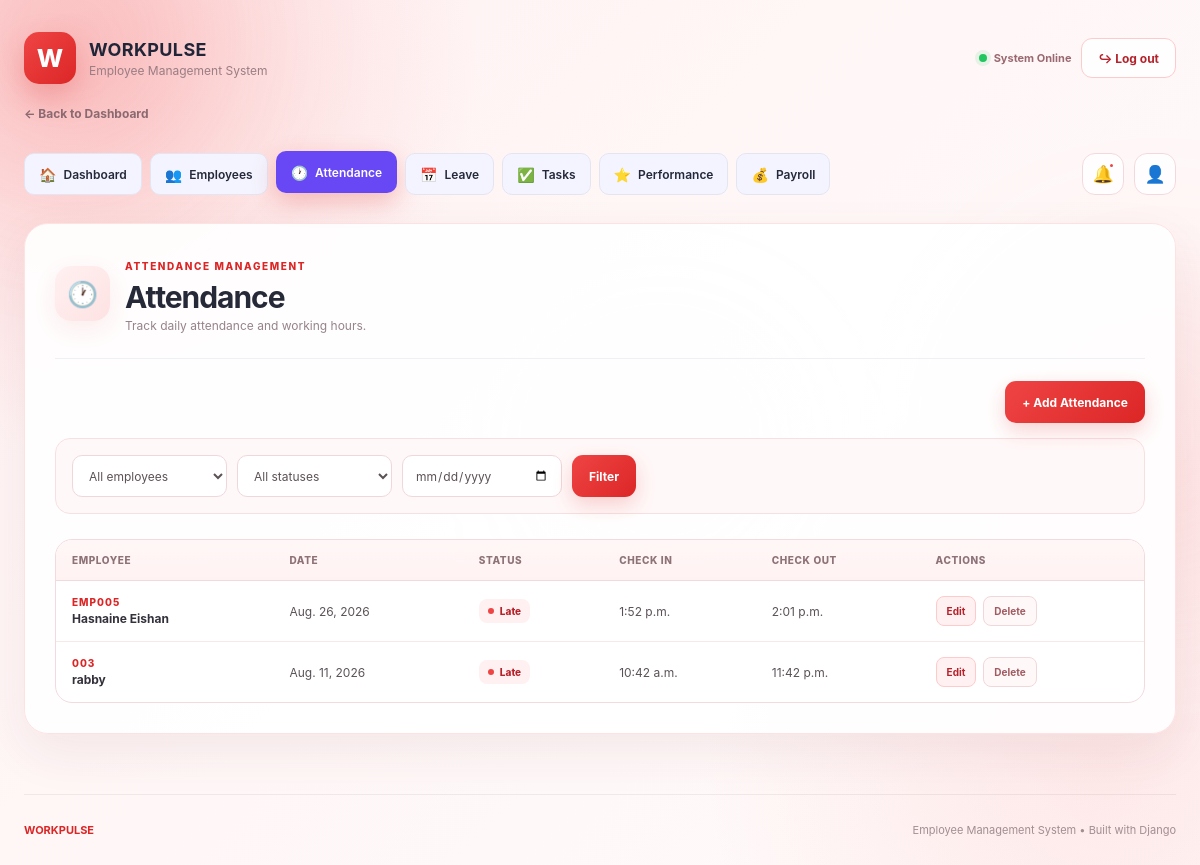
Page /attendance/ (signed in) on the committed database.
### core/models.py (models this page shows, shortened)
class Attendance(models.Model):
    STATUS_CHOICES = [
        ('present', 'Present'),
        ('absent', 'Absent'),
        ('late', 'Late'),
        ('half_day', 'Half Day'),
        ('leave', 'Leave'),
    ]
    employee = models.ForeignKey(
        Employee,
        on_delete=models.CASCADE,
        related_name='attendances'
    )
    date = models.DateField()
    status = models.CharField(
        max_length=20,
        choices=STATUS_CHOICES,
        default='present'
    )
    check_in = models.TimeField(
        null=True,
        blank=True
    )
    check_out = models.TimeField(
        null=True,
        blank=True
    )
    class Meta:
        constraints = [
            models.UniqueConstraint(
                fields=['employee', 'date'],
                name='unique_employee_attendance_per_day'
            )
        ]
        ordering = ['-date']

class Employee(models.Model):
    user = models.OneToOneField(
        User,
        on_delete=models.SET_NULL,
        null=True,
        blank=True,
        related_name='employee_profile'
    )
    employee_id = models.CharField(
        max_length=20,
        unique=True
    )
    full_name = models.CharField(
        max_length=100
    )
    email = models.EmailField(
        unique=True
    )
    phone = models.CharField(
        max_length=20
    )
    department = models.CharField(
        max_length=100
    )
    designation = models.CharField(
        max_length=100
    )
    joining_date = models.DateField()
    monthly_salary = models.DecimalField(
        max_digits=12,
        decimal_places=2,
        default=0
    )
    is_active = models.BooleanField(
        default=True
    )

### core/views.py (the view)
@admin_required
def attendance_list(request):
    employee_filter = request.GET.get('employee', '')
    status_filter = request.GET.get('status', '')
    date_filter = request.GET.get('date', '')
    attendances = Attendance.objects.select_related(
        'employee'
    ).all()
    if employee_filter:
        attendances = attendances.filter(employee_id=employee_filter)
    if status_filter:
        attendances = attendances.filter(status=status_filter)
    if date_filter:
        attendances = attendances.filter(date=date_filter)
    return render(
        request,
        'core/attendance_list.html',
        {
            'attendances': attendances
            , 'employees': Employee.objects.all(),
            'employee_filter': employee_filter,
            'status_filter': status_filter,
            'date_filter': date_filter,
            'attendance_status_choices': Attendance.STATUS_CHOICES,
        }
    )

### core/context_processors.py (called while the page is built)
def workpulse_notifications(request):
    if not request.user.is_authenticated:
        return {}
    notifications = Notification.objects.filter(recipient=request.user)
    return {
        'unread_notifications': notifications.filter(read_at__isnull=True)[:5],
        'unread_notification_count': notifications.filter(read_at__isnull=True).count(),
    }

### core/views.py (called while the page is built)
def admin_required(view):
    return never_cache(user_passes_test(
        lambda user: user.is_authenticated and user.is_staff,
        login_url='admin_login',
    )(view))

### core/templates/core/attendance_list.html (shortened to what this page needs)
{% load static %}
<!DOCTYPE html>
<html lang="en">
<head>
    <link rel="stylesheet" href="{% static 'core/css/style.css' %}">
</head>
<body>
    <div class="bg-orb orb-one"></div>
    <main class="dashboard">
        <header class="topbar">
            <div class="brand">
                <div class="brand-icon">
                    W
                </div>
                <div>
                    <h2>WORKPULSE</h2>
                    <span>Employee Management System</span>
                </div>
            </div>
            <div class="top-actions">
                <div class="live-status">
                    <span></span>
                    System Online
                </div>
                <a
                    href="{% url 'logout' %}"
                    class="logout-btn"
                >
                    ↪ Log out
                </a>
            </div>
        </header>
        <a
            href="{% url 'dashboard_page' %}"
            class="back-dashboard"
        >
            ← Back to Dashboard
        </a>
        <nav class="main-navigation">
            <div class="nav-links">
                <a
                    href="{% url 'dashboard_page' %}"
                    class="nav-link"
                >
                    <span class="nav-icon">🏠</span>
                    Dashboard
                </a>
                <a
                    href="{% url 'employee_list' %}"
                    class="nav-link"
                >
                    <span class="nav-icon">👥</span>
                    Employees
                </a>
                <a
                    href="{% url 'attendance_list' %}"
                    class="nav-link active"
                >
                    <span class="nav-icon">🕐</span>
                    Attendance
                </a>
                <a
                    href="{% url 'leave_list' %}"
                    class="nav-link"
                >
                    <span class="nav-icon">📅</span>
                    Leave
                </a>
                <a
                    href="{% url 'task_list' %}"
                    class="nav-link"
                >
                    <span class="nav-icon">✅</span>
                    Tasks
                </a>
                <a
                    href="{% url 'performance_list' %}"
                    class="nav-link"
                >
                    <span class="nav-icon">⭐</span>
                    Performance
                </a>
                <a
                    href="{% url 'payroll_list' %}"
                    class="nav-link"
                >
                    <span class="nav-icon">💰</span>
                    Payroll
                </a>
            </div>
            <div class="nav-actions">
                <div class="notification-wrapper">
                    <button
                        type="button"
                        class="nav-icon-button"
                        id="notificationButton"
                        title="Notifications"
                        aria-label="Open notifications"
                    >
                        🔔
                        <span class="notification-dot"></span>
                    </button>
                </div>
                <div class="admin-wrapper">
                    <button
                        type="button"
                        class="nav-icon-button"
                        id="adminButton"
                        title="Administrator"
                        aria-label="Open administrator menu"
                    >
                        👤
                    </button>
                </div>
            </div>
        </nav>
        <section class="attendance-card">
            <div class="form-heading">
                <div class="form-icon">
                    🕐
                </div>
                <div>
                    <span class="section-label">
                        ATTENDANCE MANAGEMENT
                    </span>
                    <h1>
                        Attendance
                    </h1>
                    <p>
                        Track daily attendance and working hours.
                    </p>
                </div>
            </div>
            <div class="form-actions">
                <a
                    href="{% url 'attendance_add' %}"
                    class="save-btn"
                >
                    + Add Attendance
                </a>
            </div>
            <form
                method="get"
                class="filter-form"
            >
                <select name="employee">
                    <option value="">
                        All employees
                    </option>
                </select>
                <select name="status">
                    <option value="">
                        All statuses
                    </option>
                </select>
                <input
                    type="date"
                    name="date"
                    value="{{ date_filter }}"
                >
                <button
                    type="submit"
                    class="save-btn"
                >
                    Filter
                </button>
            </form>
            <div class="table-wrapper">
                <table class="attendance-table">
                    <thead>
                        <tr>
                            <th>
                                Employee
                            </th>
                            <th>
                                Date
                            </th>
                            <th>
                                Status
                            </th>
                            <th>
                                Check In
                            </th>
                            <th>
                                Check Out
                            </th>
                            <th>
                                Actions
                            </th>
                        </tr>
                    </thead>
                    <tbody>
                        {% for attendance in attendances %}
                        <tr>
                            <td>
                                <span class="employee-id">
                                    {{ attendance.employee.employee_id }}
                                </span>
                                <span class="employee-name">
                                    {{ attendance.employee.full_name }}
                                </span>
                            </td>
                            <td>
                                {{ attendance.date }}
                            </td>
                            <td>
                                <span class="attendance-status">
                                    {{ attendance.get_status_display }}
                                </span>
                            </td>
                            <td>
                                {{ attendance.check_in|default:'-' }}
                            </td>
                            <td>
                                {{ attendance.check_out|default:'-' }}
                            </td>
                            <td>
                                <div class="table-actions">
                                    <a
                                        href="{% url 'attendance_edit' attendance.id %}"
                                        class="table-action edit-action"
                                    >
                                        Edit
                                    </a>
                                    <a
                                        href="{% url 'attendance_delete' attendance.id %}"
                                        class="table-action delete-action"
                                    >
                                        Delete
                                    </a>
                                </div>
                            </td>
                        </tr>
                        {% endfor %}
                    </tbody>
                </table>
            </div>
        </section>
        <footer>
            <strong>
                WORKPULSE
            </strong>
            <p>
                Employee Management System
                •
                Built with Django
            </p>
        </footer>
    </main>
</body>
</html>

### core/static/core/css/style.css (style rules this page uses)
* { margin: 0; padding: 0; box-sizing: border-box; }
html { scroll-behavior: smooth; }
body { font-family: "Segoe UI", Arial, sans-serif; min-height: 100vh; color: #172033; overflow-x: hidden; background: radial-gradient(circle at 10% 20%, rgba(99,102,241,.14), transparent 30%), radial-gradient(circle at 90% 80%, rgba(16,185,129,.12), transparent 30%), linear-gradient(135deg, #f8f9ff, #eef2ff 50%, #f5fbff); }
.bg-orb { position: fixed; border-radius: 50%; filter: blur(80px); pointer-events: none; z-index: -1; animation: floatOrb 10s ease-in-out infinite; }
.orb-one { width: 280px; height: 280px; background: rgba(99,102,241,.18); top: 5%; left: -100px; }
.dashboard { width: min(1400px, 92%); margin: auto; padding: 30px 0 60px; }
.topbar { display: flex; justify-content: space-between; align-items: center; margin-bottom: 35px; }
.brand { display: flex; align-items: center; gap: 12px; }
.brand-icon { width: 45px; height: 45px; display: grid; place-items: center; color: white; font-weight: 800; font-size: 22px; border-radius: 14px; background: linear-gradient( 135deg, #6366f1, #8b5cf6 ); box-shadow: 0 10px 30px rgba(99,102,241,.35); }
.brand h2 { font-size: 17px; letter-spacing: 1px; }
.brand span { color: #8790a5; font-size: 11px; }
.top-actions { display: flex; align-items: center; gap: 18px; }
.live-status { font-size: 12px; color: #667085; }
.live-status span { display: inline-block; width: 7px; height: 7px; border-radius: 50%; background: #22c55e; box-shadow: 0 0 12px #22c55e; }
.eyebrow, .section-label { color: #6366f1; font-size: 11px; font-weight: 800; letter-spacing: 2px; }
.employee-id { color: #6366f1; font-size: 10px; font-weight: 800; letter-spacing: 1px; }
footer { display: flex; justify-content: space-between; margin-top: 60px; padding-top: 25px; border-top: 1px solid rgba(0,0,0,.06); color: #98a2b3; font-size: 11px; }
.form-heading { display: flex; align-items: center; gap: 18px; margin-bottom: 32px; }
.form-icon { width: 62px; height: 62px; display: grid; place-items: center; border-radius: 20px; font-size: 27px; background: linear-gradient( 135deg, #eeecff, #e0e7ff ); box-shadow: 0 10px 30px rgba(99,102,241,.12); }
.form-heading h1 { margin-top: 4px; font-size: 34px; letter-spacing: -1px; }
.form-heading p { color: #98a2b3; font-size: 13px; margin-top: 4px; }
.form-actions { display: flex; justify-content: flex-end; gap: 10px; padding-top: 22px; border-top: 1px solid #edf0f5; }
.cancel-btn, .save-btn { padding: 13px 20px; border-radius: 13px; font-size: 12px; font-weight: 700; text-decoration: none; cursor: pointer; transition: .25s; }
.save-btn { border: 0; color: white; background: linear-gradient( 135deg, #6366f1, #7c3aed ); box-shadow: 0 10px 25px rgba(99,102,241,.28); }
.main-navigation { display: flex; flex-wrap: wrap; gap: 8px; margin-bottom: 22px; }
.main-navigation a { padding: 9px 14px; border: 1px solid #e4e5f1; border-radius: 10px; background: #f3f4ff; color: #25283a; font-size: 12px; font-weight: 600; text-decoration: none; transition: transform .2s ease, background .2s ease, color .2s ease; }
.main-navigation a:hover, .main-navigation a.active { background: #6848f5; color: white; transform: translateY(-2px); }

### rows in the picture
Attendance: employee.employee_id "EMP005", employee.full_name "Hasnaine Eishan", date "Aug. 26, 2026", status "Late", check_in "1:52 p.m.", check_out "2:01 p.m."
Attendance: employee.employee_id "003", employee.full_name "rabby", date "Aug. 11, 2026", status "Late", check_in "10:42 a.m.", check_out "11:42 p.m."
